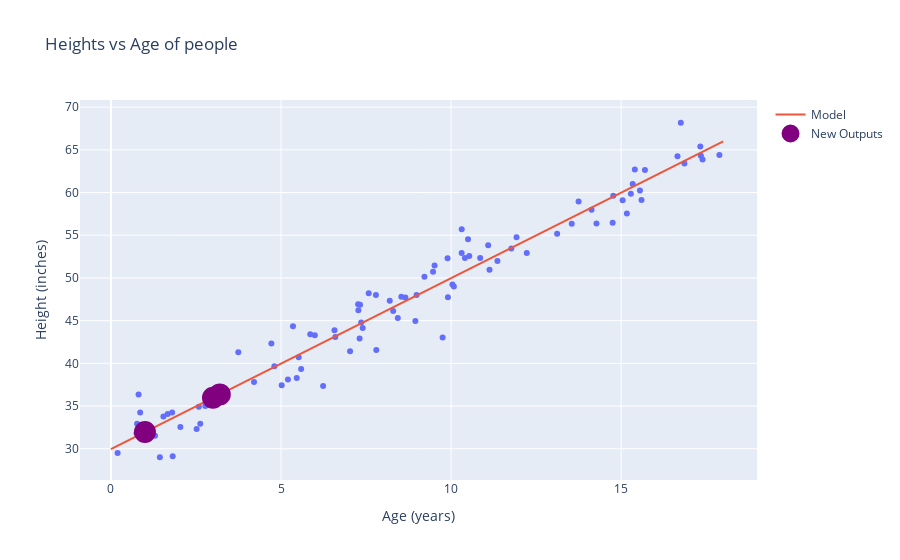

Notebook source saved alongside this figure:
### Code cell
make_picture('AgesAndHeights.pkl', model_test, floats_string_to_np_arr('1,  3, 3.2  '), 'output.svg')
